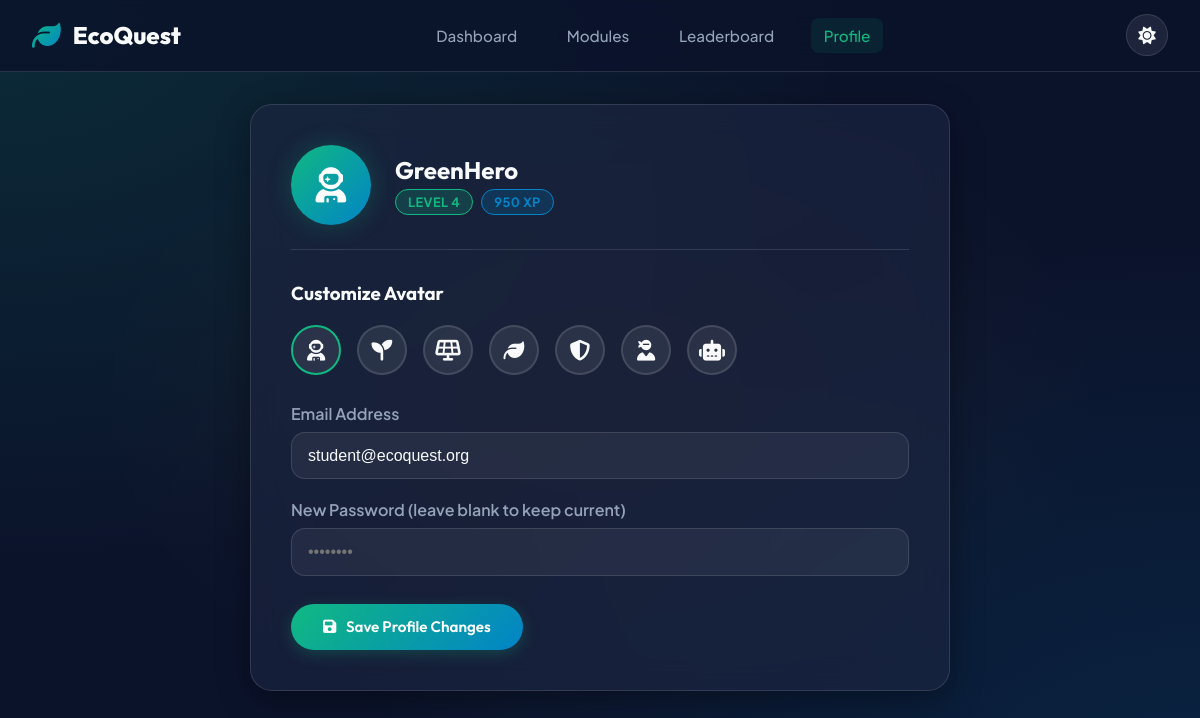
Screenshot of /profile (signed in) with the database file from the repository.
### tables this page shows
CREATE TABLE users (
    id INTEGER PRIMARY KEY AUTOINCREMENT,
    username TEXT UNIQUE NOT NULL,
    email TEXT UNIQUE NOT NULL,
    password_hash TEXT NOT NULL,
    role TEXT DEFAULT 'student', -- 'student' or 'admin'
    xp INTEGER DEFAULT 0,
    coins INTEGER DEFAULT 50,
    level INTEGER DEFAULT 1,
    streak_count INTEGER DEFAULT 1,
    last_login_date TEXT DEFAULT CURRENT_DATE,
    daily_reward_claimed INTEGER DEFAULT 0,
    avatar TEXT DEFAULT 'fa-user-astronaut',
    created_at TIMESTAMP DEFAULT CURRENT_TIMESTAMP
);

### app.py (the view, shortened to what this page needs)
@app.route('/profile', methods=['GET', 'POST'])
@login_required
def profile():
    db = get_db()
    user_id = session['user_id']
    user = db.execute("SELECT * FROM users WHERE id = ?", (user_id,)).fetchone()
    badges_count = db.execute("SELECT COUNT(*) FROM user_badges WHERE user_id = ?", (user_id,)).fetchone()[0]
    quizzes_count = db.execute("SELECT COUNT(*) FROM quiz_results WHERE user_id = ? AND passed = 1", (user_id,)).fetchone()[0]
    avatars = ['fa-user-astronaut', 'fa-seedling', 'fa-solar-panel', 'fa-leaf', 'fa-shield-halved', 'fa-user-ninja', 'fa-robot']
    return render_template('profile.html', user=user, badges_count=badges_count, quizzes_count=quizzes_count, avatars=avatars)

### app.py (called while the page is built)
def get_db():
    if 'db' not in g:
        g.db = sqlite3.connect(DATABASE_PATH)
        g.db.row_factory = sqlite3.Row
    return g.db

def login_required(f):
    @wraps(f)
    def decorated_function(*args, **kwargs):
        if 'user_id' not in session:
            flash('Please log in to access this feature.', 'warning')
            return redirect(url_for('login'))
        return f(*args, **kwargs)
    return decorated_function

@app.context_processor
def inject_user():
    if 'user_id' in session:
        db = get_db()
        user = db.execute("SELECT * FROM users WHERE id = ?", (session['user_id'],)).fetchone()
        return dict(current_user=user)
    return dict(current_user=None)

### templates/profile.html (shortened to what this page needs)
<!DOCTYPE html>
<html lang="en" data-theme="dark">
<head>
    <link rel="stylesheet" href="https://cdnjs.cloudflare.com/ajax/libs/font-awesome/6.5.1/css/all.min.css">
    <link rel="stylesheet" href="{{ url_for('static', filename='css/style.css') }}">
    <link rel="stylesheet" href="{{ url_for('static', filename='css/dashboard.css') }}">
    <link rel="stylesheet" href="{{ url_for('static', filename='css/responsive.css') }}">
</head>
<body>
    <nav class="navbar">
        <div class="nav-container">
            <a href="{{ url_for('index') }}" class="logo"><i class="fa-solid fa-leaf"></i> EcoQuest</a>
            <ul class="nav-links" id="navLinks">
                <li><a href="{{ url_for('dashboard') }}" class="nav-link">Dashboard</a></li>
                <li><a href="{{ url_for('modules') }}" class="nav-link">Modules</a></li>
                <li><a href="{{ url_for('leaderboard') }}" class="nav-link">Leaderboard</a></li>
                <li><a href="{{ url_for('profile') }}" class="nav-link active">Profile</a></li>
            </ul>
            <div class="nav-actions">
                <button class="theme-toggle-btn" id="themeToggleBtn"><i class="fa-solid fa-sun" id="themeIcon"></i></button>
            </div>
        </div>
    </nav>
    <main class="main-wrapper">
        <div style="max-width: 700px; margin: 0 auto;">
            <div class="glass-card" style="padding: 2.5rem; margin-bottom: 2rem;">
                <div style="display: flex; align-items: center; gap: 1.5rem; margin-bottom: 2rem; border-bottom: 1px solid var(--glass-border); padding-bottom: 1.5rem;">
                    <div style="width: 80px; height: 80px; border-radius: 50%; background: var(--accent-gradient); display: flex; align-items: center; justify-content: center; color: #fff; font-size: 2.2rem; box-shadow: 0 0 25px var(--accent-glow);">
                        <i class="fa-solid {{ user.avatar }}"></i>
                    </div>
                    <div>
                        <h2>{{ user.username }}</h2>
                        <div style="display: flex; gap: 0.5rem; align-items: center; margin-top: 0.25rem;">
                            <span class="badge-pill badge-emerald">Level {{ user.level }}</span>
                            <span class="badge-pill badge-ocean">{{ user.xp }} XP</span>
                        </div>
                    </div>
                </div>
                <form action="{{ url_for('profile') }}" method="POST">
                    <h3 style="margin-bottom: 1.25rem;">Customize Avatar</h3>
                    <div style="display: flex; gap: 1rem; margin-bottom: 1.75rem; flex-wrap: wrap;">
                        {% for av in avatars %}
                            <label style="cursor: pointer; text-align: center;">
                                <div style="width: 50px; height: 50px; border-radius: 50%; background: rgba(255,255,255,0.08); border: 2px solid {% if user.avatar == av %}var(--emerald-primary){% else %}var(--glass-border){% endif %}; display: flex; align-items: center; justify-content: center; color: var(--text-primary); font-size: 1.3rem; transition: var(--transition);">
                                    <i class="fa-solid {{ av }}"></i>
                                </div>
                            </label>
                        {% endfor %}
                    </div>
                    <div style="margin-bottom: 1.25rem;">
                        <label style="display: block; margin-bottom: 0.5rem; font-weight: 600; color: var(--text-secondary);">Email Address</label>
                        <input type="email" name="email" value="{{ user.email }}" required style="width: 100%; padding: 0.85rem 1rem; background: rgba(255,255,255,0.06); border: 1px solid var(--glass-border); border-radius: var(--radius-md); color: var(--text-primary); font-size: 1rem;">
                    </div>
                    <div style="margin-bottom: 1.75rem;">
                        <label style="display: block; margin-bottom: 0.5rem; font-weight: 600; color: var(--text-secondary);">New Password (leave blank to keep current)</label>
                        <input type="password" name="new_password" placeholder="••••••••" style="width: 100%; padding: 0.85rem 1rem; background: rgba(255,255,255,0.06); border: 1px solid var(--glass-border); border-radius: var(--radius-md); color: var(--text-primary); font-size: 1rem;">
                    </div>
                    <button type="submit" class="btn btn-primary" style="padding: 0.85rem 2rem;">
                        <i class="fa-solid fa-floppy-disk"></i> Save Profile Changes
                    </button>
                </form>
            </div>
        </div>
    </main>
</body>
</html>

### static/css/style.css (style rules this page uses)
:root { --bg-primary: #0b132b; --bg-secondary: #1c2541; --bg-card: rgba(28, 37, 65, 0.65); --bg-card-hover: rgba(30, 41, 75, 0.85); --glass-border: rgba(255, 255, 255, 0.12); --glass-shadow: 0 8px 32px 0 rgba(0, 0, 0, 0.37); --text-primary: #f8fafc; --text-secondary: #94a3b8; --text-muted: #64748b; --emerald-primary: #10b981; --emerald-hover: #059669; --ocean-primary: #0284c7; --ocean-hover: #0369a1; --gold-coin: #f59e0b; --flame-orange: #f97316; --accent-gradient: linear-gradient(135deg, #10b981 0%, #0284c7 100%); --gold-gradient: linear-gradient(135deg, #fbbf24 0%, #f59e0b 100%); --flame-gradient: linear-gradient(135deg, #f97316 0%, #ef4444 100%); --accent-glow: rgba(16, 185, 129, 0.25); --success: #10b981; --warning: #f59e0b; --danger: #ef4444; --info: #3b82f6; --radius-sm: 8px; --radius-md: 14px; --radius-lg: 22px; --radius-full: 9999px; --font-heading: 'Outfit', sans-serif; --font-body: 'Plus Jakarta Sans', sans-serif; --transition: all 0.3s cubic-bezier(0.4, 0, 0.2, 1); }
* { margin: 0; padding: 0; box-sizing: border-box; }
body { font-family: var(--font-body); background: var(--bg-primary); background-image: radial-gradient(at 0% 0%, rgba(16, 185, 129, 0.15) 0px, transparent 50%), radial-gradient(at 100% 100%, rgba(2, 132, 199, 0.15) 0px, transparent 50%), radial-gradient(at 50% 50%, rgba(245, 158, 11, 0.05) 0px, transparent 60%); color: var(--text-primary); min-height: 100vh; display: flex; flex-direction: column; overflow-x: hidden; transition: background-color 0.4s ease; }
h1, h2, h3, h4, h5, h6 { font-family: var(--font-heading); font-weight: 700; color: var(--text-primary); line-height: 1.25; }
a { color: var(--emerald-primary); text-decoration: none; transition: var(--transition); }
.glass-card { background: var(--bg-card); backdrop-filter: blur(16px); -webkit-backdrop-filter: blur(16px); border: 1px solid var(--glass-border); box-shadow: var(--glass-shadow); border-radius: var(--radius-lg); padding: 1.75rem; transition: var(--transition); }
.btn { display: inline-flex; align-items: center; justify-content: center; gap: 0.6rem; padding: 0.8rem 1.6rem; font-family: var(--font-heading); font-size: 0.95rem; font-weight: 600; border-radius: var(--radius-full); border: none; cursor: pointer; transition: var(--transition); text-decoration: none; }
.btn-primary { background: var(--accent-gradient); color: #ffffff; box-shadow: 0 4px 15px var(--accent-glow); }
.navbar { position: sticky; top: 0; z-index: 1000; background: rgba(11, 19, 43, 0.85); backdrop-filter: blur(20px); -webkit-backdrop-filter: blur(20px); border-bottom: 1px solid var(--glass-border); padding: 0.9rem 2rem; }
.nav-container { max-width: 1280px; margin: 0 auto; display: flex; align-items: center; justify-content: space-between; }
.logo { display: flex; align-items: center; gap: 0.75rem; font-family: var(--font-heading); font-size: 1.5rem; font-weight: 800; color: var(--text-primary); }
.logo i { font-size: 1.8rem; background: var(--accent-gradient); -webkit-background-clip: text; -webkit-text-fill-color: transparent; }
.nav-links { display: flex; align-items: center; gap: 1.5rem; list-style: none; }
.nav-link { color: var(--text-secondary); font-weight: 500; font-size: 0.95rem; padding: 0.5rem 0.8rem; border-radius: var(--radius-sm); transition: var(--transition); }
.nav-link:hover, .nav-link.active { color: var(--emerald-primary); background: rgba(16, 185, 129, 0.1); }
.nav-actions { display: flex; align-items: center; gap: 0.85rem; }
.theme-toggle-btn { background: rgba(255, 255, 255, 0.08); border: 1px solid var(--glass-border); color: var(--text-primary); width: 42px; height: 42px; border-radius: 50%; cursor: pointer; display: flex; align-items: center; justify-content: center; font-size: 1.1rem; transition: var(--transition); }
.badge-pill { padding: 0.25rem 0.75rem; border-radius: var(--radius-full); font-size: 0.8rem; font-weight: 700; text-transform: uppercase; letter-spacing: 0.5px; display: inline-flex; align-items: center; gap: 0.4rem; }
.badge-emerald { background: rgba(16, 185, 129, 0.2); color: var(--emerald-primary); border: 1px solid var(--emerald-primary); }
.badge-ocean { background: rgba(2, 132, 199, 0.2); color: var(--ocean-primary); border: 1px solid var(--ocean-primary); }
.main-wrapper { flex: 1; max-width: 1280px; width: 100%; margin: 0 auto; padding: 2rem 1.5rem; }

### rows the page displays
users: username "GreenHero", level "4", xp "950", email "student@ecoquest.org"
